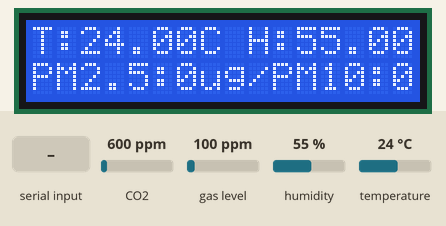
The sketch below on a simulated ESP32. Shown: 16×2 character LCD. Inputs (shaded band) come from the test bench; at power-on: CO2 600 ppm, humidity 55 %, temperature 24 °C, gas level 100 ppm. WiFi joins after 1.5 s; servers stay silent unless stated; web services answer with replies made up by the test bench; what the sketch prints to the serial monitor is not drawn.

Above: at 3.2 s.
3.3 s: CO2 set to 452 ppm
9.2 s: CO2 set to 1050 ppm
15.1 s: humidity set to 22 %
At 17.5 s:
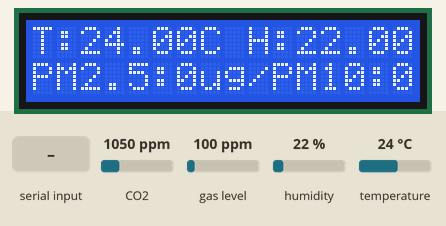
17.8 s: "1" received over the second serial link
23.7 s: temperature set to 7 °C
At 25.2 s:
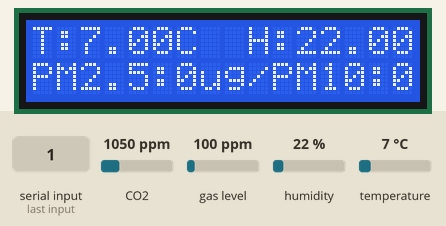
29.6 s: gas level set to 20 ppm
Timing chart, 0 to 32.6 s (numbered marks = the images above; inputs shaded):
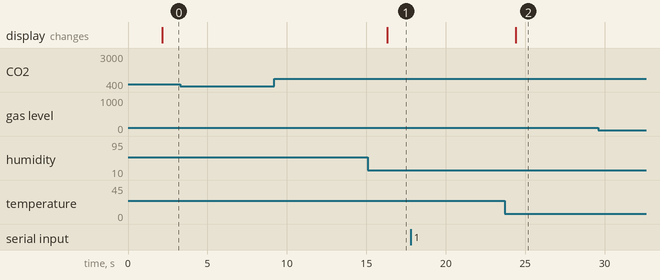

Measured:
- after the input at 3.3 s, every drawn part: stays the same
- after the input at 9.2 s, every drawn part: stays the same
- after the input at 15.1 s, the display: changes after 1.2 s (image 1)
- after the input at 17.8 s, every drawn part: stays the same
- after the input at 23.7 s, the display: changes after 0.71 s (image 2)
- after the input at 29.6 s, every drawn part: stays the same

The sketch:

MonitorizareCalitateAer.ino
```cpp
#include <Wire.h>
#include <LiquidCrystal_I2C.h>
#include "DHT.h"
#include "Adafruit_SGP30.h"
#include <SoftwareSerial.h>
#include <WiFi.h>

// Define pin connections for sensors
#define DHTPIN 15
#define PMS_RX 16
#define PMS_TX 17

// Initialize sensors
DHT dht(DHTPIN, DHT22);
SoftwareSerial pmsSerial(PMS_RX, PMS_TX);
Adafruit_SGP30 sgp30;

// Replace with your network credentials
const char* ssid = "AndroidAP0726";
const char* password = "lulm7592";
const char* server = "api.thingspeak.com";

// Replace with your ThingSpeak channel ID and API key
unsigned long channelID = 2087293;
const char* apiKey = "EXDRVJ3A54RQNAZM";
const unsigned long updateInterval = 2000; // 15 seconds

// Initialize LCD display
LiquidCrystal_I2C lcd(0x27, 16, 2);

// Initialize variables for sensor readings
float temperature;
float humidity;
float co2;
float voc;
int pm25;
int pm10;

// Initialize timer for sending data to ThingSpeak
unsigned long lastUpdate = 0;

void setup() {
  // Start serial communication
  Serial.begin(9600);

  // Initialize DHT22 sensor
  dht.begin();

  // Initialize PMS5003 sensor
  pmsSerial.begin(9600);

  // Initialize SGP30 sensor
  if (! sgp30.begin()){
    Serial.println("SGP30 sensor not detected");
    while (1);
  }

  // Connect to WiFi
  WiFi.begin(ssid, password);
  while (WiFi.status() != WL_CONNECTED) {
    delay(1000);
    Serial.println("Connecting to WiFi...");
  }

  // Initialize LCD display
  lcd.init();
  lcd.backlight();

  // Clear LCD display
  lcd.clear();
}

void loop() {
  // Read temperature and humidity from DHT22 sensor
  temperature = dht.readTemperature();
  humidity = dht.readHumidity();

  // Read CO2 and TVOC from SGP30 sensor
  if (! sgp30.IAQmeasure()) {
    Serial.println("SGP30 measurement failed");
    return;
  }
  co2 = sgp30.eCO2;
  voc = sgp30.TVOC;

  // Read PM2.5 and PM10 from PMS5003 sensor
  if (pmsSerial.available()) {
    // Read data from PMS5003 sensor
    unsigned char buf[32];
    int len = 0;
    while (pmsSerial.available()) {
      buf[len++] = pmsSerial.read();
      if (len == 32) break;
    }
    if (len == 32) {
      // Calculate PM2.5 and PM10 from sensor data
      pm25 = (buf[10]<<8) | buf[11];
      pm10 = (buf[12]<<8) | buf[13];
    }
  }

  // Update LCD display
  lcd.setCursor(0, 0);
  lcd.print("T:");
  lcd.print(temperature);
  lcd.print("C ");
  lcd.setCursor(9, 0);
  lcd.print("H:");
  lcd.print(humidity);
  lcd.print("%");
  lcd.setCursor(0, 1);
  lcd.print("CO2:");
  lcd.print(co2);
  lcd.print("ppm ");
  lcd.setCursor(10, 1);

  // aici am adaugat ce e mai jos (modific aici era aici)
  lcd.print("PM2.5:");
  lcd.print(pm25);
  lcd.print("ug/m3 ");
  // modific aici
  lcd.print("TVOC:");
  lcd.print(voc);
  lcd.print("ppb");

  //adaugat dupa
  // Display PM2.5 and PM10 on LCD
  lcd.setCursor(0, 1);
  lcd.print("PM2.5:");
  lcd.print(pm25);
  lcd.print("ug/m3 ");
  lcd.setCursor(10, 1);
  lcd.print("PM10:");
  lcd.print(pm10);
  lcd.print("ug/m3");


  // Send data to ThingSpeak
  unsigned long currentMillis = millis();
  if (currentMillis - lastUpdate >= updateInterval) {
    lastUpdate = currentMillis;

    // Create ThingSpeak client
    WiFiClient client;
    if (!client.connect(server, 80)) {
      Serial.println("Failed to connect to ThingSpeak server");
      return;
    }

    // Create API request string with sensor data
    String apiString = "GET /update?api_key=";
    apiString += apiKey;
    apiString += "&field1=";
    apiString += String(temperature);
    apiString += "&field2=";
    apiString += String(humidity);
    apiString += "&field3=";
    apiString += String(co2);
    apiString += "&field4=";
    apiString += String(voc);
    apiString += "&field5=";
    apiString += String(pm25);
    apiString += "&field6=";
    apiString += String(pm10);
    apiString += " HTTP/1.1\r\n";
    apiString += "Host: ";
    apiString += server;
    apiString += "\r\n";
    apiString += "Connection: close\r\n\r\n";

    // Send API request to ThingSpeak server
    client.print(apiString);
    delay(500); // Wait for response from server

    // Print response from server to serial monitor
    while (client.available()) {
      Serial.write(client.read());
    }
    Serial.println();
  }
}
```
